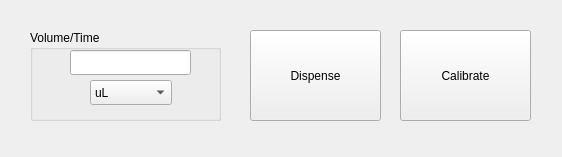
<?xml version="1.0" encoding="UTF-8"?>
<ui version="4.0">
 <class>Form</class>
 <widget class="QWidget" name="Form">
  <property name="geometry">
   <rect>
    <x>0</x>
    <y>0</y>
    <width>562</width>
    <height>157</height>
   </rect>
  </property>
  <property name="windowTitle">
   <string>Form</string>
  </property>
  <widget class="QPushButton" name="pushButton_dispense">
   <property name="geometry">
    <rect>
     <x>250</x>
     <y>30</y>
     <width>131</width>
     <height>91</height>
    </rect>
   </property>
   <property name="text">
    <string>Dispense</string>
   </property>
  </widget>
  <widget class="QPushButton" name="pushButton_calibrate">
   <property name="geometry">
    <rect>
     <x>400</x>
     <y>30</y>
     <width>131</width>
     <height>91</height>
    </rect>
   </property>
   <property name="text">
    <string>Calibrate</string>
   </property>
  </widget>
  <widget class="QGroupBox" name="groupBox_volume">
   <property name="geometry">
    <rect>
     <x>30</x>
     <y>30</y>
     <width>191</width>
     <height>91</height>
    </rect>
   </property>
   <property name="title">
    <string>Volume/Time</string>
   </property>
   <widget class="QLineEdit" name="lineEdit_volume">
    <property name="geometry">
     <rect>
      <x>40</x>
      <y>20</y>
      <width>121</width>
      <height>25</height>
     </rect>
    </property>
   </widget>
   <widget class="QComboBox" name="comboBox_unit">
    <property name="geometry">
     <rect>
      <x>60</x>
      <y>50</y>
      <width>82</width>
      <height>25</height>
     </rect>
    </property>
    <item>
     <property name="text">
      <string>uL</string>
     </property>
    </item>
    <item>
     <property name="text">
      <string>sec</string>
     </property>
    </item>
   </widget>
  </widget>
 </widget>
 <resources/>
 <connections/>
</ui>
